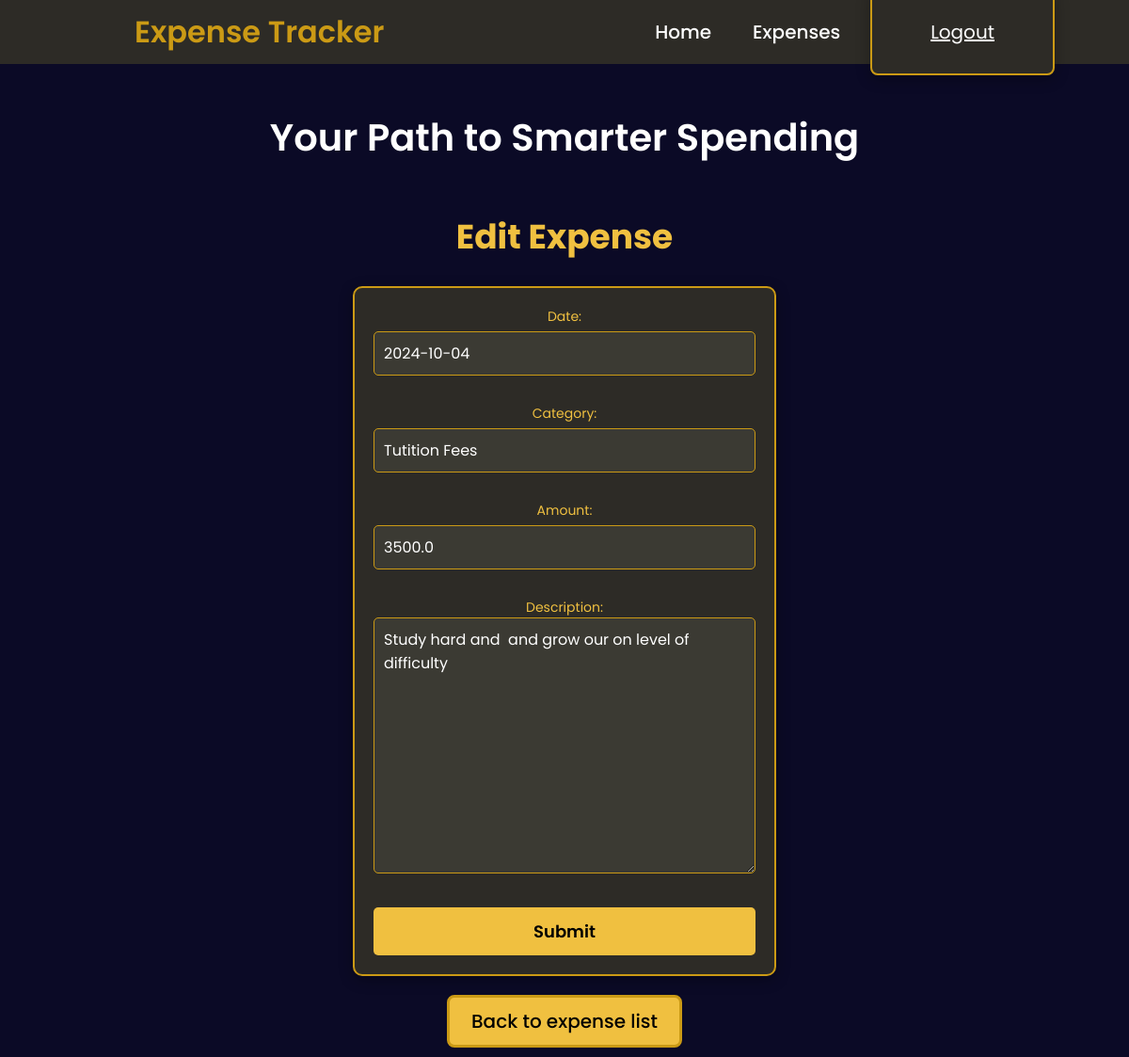
The app's page /expense/4/edit/ (signed in) with its own data.
### testapp/models.py (models this page shows, shortened)
class ExpenseModel(models.Model):
    date = models.DateField()
    category = models.CharField(max_length=250)
    description = models.TextField(max_length=1000)
    amount = models.FloatField()
    user = models.ForeignKey(User, on_delete=models.CASCADE)

### testapp/views.py (the view)
# urls.py: path('<int:expense_id>/edit/', views.expense_edit, name='expense_edit'),
@login_required
def expense_edit(request, expense_id):
    expense = get_object_or_404(ExpenseModel, pk=expense_id, user=request.user)
    if request.method == 'POST':
        form = ExpenseForm(request.POST, request.FILES, instance=expense)
        if form.is_valid():
            expense = form.save(commit=False)
            expense.user = request.user
            expense.save()
            return redirect('expense_list')
    else:
        form = ExpenseForm(instance=expense)
    return render(request, 'expense_form.html', {'form': form})

### testapp/forms.py
class ExpenseForm(forms.ModelForm):
    class Meta:
        model = ExpenseModel
        fields = ['date', 'category', 'amount', 'description']

### templates/expense_form.html (shortened to what this page needs)
{% extends "base.html" %}
{% block content %}
<h1 class="h-exp">Your Path to Smarter Spending</h1>
<h2>
    {% if form.instance.pk %} Edit Expense {% else %} Create Expense {% endif %}
</h2>
<form method="POST" enctype="multipart/form-data" class="form">
    {{form.as_p}}
    <button class="s-btn" type="submit">Submit</button>
</form>
<a class="b-exp"href="{% url 'expense_list' %}">Back to expense list</a>
{% endblock %}

### static/css/styles.css (style rules this page uses)
* { margin: 0; padding: 0; box-sizing: border-box; font-family: 'Poppins', sans-serif; }
body { background-color: #0b0a26; color: white; }
form { font-size: 20px; font-size: 600; max-width: 300px; margin: 0 auto; background-color: #2d2b26; border-radius: 8px; }
.h-exp { text-align: center; margin: 3rem; font-weight: 600; font-size: 40px; }
.form { width: 50%; margin: 0 auto; padding: 20px; border: 2px solid #cb9a15; border-radius: 10px; background-color: #2d2b26; color: #fff; }
h2 { text-align: center; font-size: 28px; font-weight: 600; color: #f0c040; margin-bottom: 20px; }
.form input[type="text"], .form input[type="email"], .form input[type="number"], .form input[type="file"], .form textarea, .form select { width: 100%; padding: 10px; margin-bottom: 15px; border: 1px solid #cb9a15; border-radius: 5px; background-color: #3b3a33; color: #fff; font-size: 16px; }
.s-btn { display: block; width: 100%; padding: 12px; background-color: #f0c040; color: #000; font-weight: 600; font-size: 18px; border: none; border-radius: 5px; cursor: pointer; transition: background-color 0.3s ease; }
.b-exp { display: block; margin: 20px auto 10px auto; text-align: center; color: #f0c040; text-decoration: none; font-weight: 500; color: #000; border: 3px solid #cb9a15; border-radius: 8px; background-color: #f0c040; padding: 10px 15px; width: 250px; font-size: 20px; }
h2 { font-size: 36px; font-weight: 700; text-align: center; color: #f0c040; margin-bottom: 25px; }
form { max-width: 450px; margin: 0 auto; padding: 30px; background-color: #2d2b26; border: 2px solid #cb9a15; border-radius: 8px; box-shadow: 0 4px 15px rgba(0, 0, 0, 0.3); }
form p { margin: 0 0 15px; font-size: 14px; color: #f0c040; }
form input { width: 100%; padding: 12px; margin-top: 5px; margin-bottom: 20px; border: 1px solid #cb9a15; border-radius: 5px; background-color: #3a3a3a; color: white; }
button { width: 100%; padding: 15px; background-color: #f0c040; color: #000; border: none; border-radius: 5px; cursor: pointer; font-size: 20px; transition: background-color 0.3s, transform 0.2s; }
a { color: #cb9a15; text-decoration: none; font-weight: bold; }
p { text-align: center; margin-top: 15px; font-size: 14px; color: white; }

### records on screen
ExpenseModel: date "2024-10-04", category "Tutition Fees", amount "3500.0", description "Study hard and and grow our on level of difficulty"
